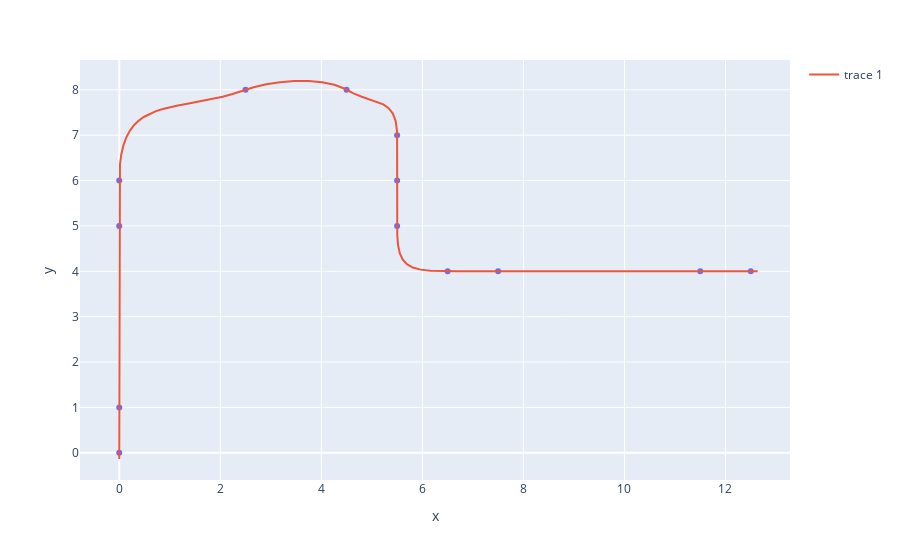

Notebook source saved alongside this figure:
### Markdown cell above
# Cubic local interpolation

### Code cell
from cadcore.fitting import interpolate_local_cubic_curves

# points = [(0,0), (1,3), (8,5), (10,2), (12,0.5), (20,11), (17,20)]
points = [(0,0), (0,1), (0,5), (0,6), (2.5,8), (4.5,8), (5.5,7), (5.5,6), (5.5,5), (6.5,4), (7.5,4), (11.5,4), (12.5,4)]
p = np.array(points)

curve = fitting.interpolate_curve(points, degree=3)
curve = interpolate_local_cubic_curves(points)
curvepts = np.array(curve.evalpts)
# curves = interpolate_local_cubic_curves(points)
# evalpts = []
# for curve in curves:
#     evalpts += curve.evalpts
# curvepts = np.array(evalpts)

fig = px.scatter(x=p[:,0], y=p[:,1])
fig.add_scatter(x=curvepts[:,0], y=curvepts[:,1], mode="lines")

### Figure 1 — Plotly figure (JSON) as saved in the notebook; plotly's stock layout.template omitted (floating-point values rounded to 4 significant figures)
{"data": [{"hovertemplate": "x=%{x}<br>y=%{y}<extra></extra>", "legendgroup": "", "marker": {"color": "#636efa", "symbol": "circle"}, "mode": "markers", "name": "", "orientation": "v", "showlegend": false, "type": "scatter", "x": [0, 0, 0, 0, 2.5, 4.5, 5.5, 5.5, 5.5, 6.5, 7.5, 11.5, 12.5], "xaxis": "x", "y": [0, 1, 5, 6, 8, 8, 7, 6, 5, 4, 4, 4, 4], "yaxis": "y"}, {"mode": "lines", "type": "scatter", "x": [0, 0, 0, 0, 0, 0, 0, 0, 0, 0, 0, 0, 0, 0, 0, 0, 0, 0, 0, 0, 0, 0, 0, 0.0008972, 0.01366, 0.04113, 0.08276, 0.138, 0.2064, 0.2874, 0.3804, 0.4849, 0.6004, 0.7263, 0.8622, 1.007, 1.162, 1.324, 1.494, 1.672, 1.856, 2.046, 2.243, 2.444, 2.659, 2.909, 3.181, 3.464, 3.746, 4.015, 4.258, 4.464, 4.636, 4.801, 4.956, 5.099, 5.226, 5.332, 5.416, 5.472, 5.499, 5.5, 5.5, 5.5, 5.5, 5.5, 5.5, 5.5, 5.503, 5.519, 5.553, 5.609, 5.694, 5.81, 5.965, 6.161, 6.405, 6.689, 6.976, 7.263, 7.549, 7.836, 8.123, 8.41, 8.697, 8.984, 9.271, 9.558, 9.844, 10.13, 10.42, 10.71, 10.99, 11.28, 11.57, 11.91, 12.26, 12.53, 12.64, 12.5], "y": [0, -0.1363, -0.0273, 0.243, 0.5906, 0.9317, 1.221, 1.508, 1.795, 2.082, 2.369, 2.656, 2.942, 3.229, 3.516, 3.803, 4.09, 4.377, 4.664, 4.951, 5.237, 5.524, 5.811, 6.096, 6.354, 6.58, 6.776, 6.946, 7.09, 7.213, 7.315, 7.401, 7.472, 7.53, 7.578, 7.619, 7.656, 7.689, 7.723, 7.759, 7.8, 7.849, 7.907, 7.978, 8.056, 8.12, 8.167, 8.192, 8.194, 8.168, 8.112, 8.023, 7.921, 7.847, 7.791, 7.739, 7.678, 7.595, 7.476, 7.309, 7.079, 6.796, 6.509, 6.222, 5.935, 5.648, 5.361, 5.074, 4.802, 4.578, 4.398, 4.26, 4.156, 4.084, 4.037, 4.011, 4.001, 4, 4.0, 4.0, 4, 4, 4, 4, 4, 4.0, 4, 4, 4, 4, 4, 4.0, 4, 4, 4.0, 4, 4.0, 4, 4, 4]}], "layout": {"legend": {"tracegroupgap": 0}, "margin": {"t": 60}, "xaxis": {"anchor": "y", "domain": [0, 1], "title": {"text": "x"}}, "yaxis": {"anchor": "x", "domain": [0, 1], "title": {"text": "y"}}}}
